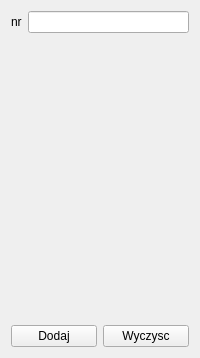
      <widget class="QWidget" name="tab_10">
       <attribute name="title">
        <string>Faktura</string>
       </attribute>
       <layout class="QVBoxLayout" name="verticalLayout_28">
        <item>
         <layout class="QHBoxLayout" name="horizontalLayout_35">
          <item>
           <layout class="QVBoxLayout" name="verticalLayout_51">
            <item>
             <widget class="QLabel" name="label_100">
              <property name="text">
               <string>nr</string>
              </property>
             </widget>
            </item>
           </layout>
          </item>
          <item>
           <layout class="QVBoxLayout" name="verticalLayout_52">
            <item>
             <widget class="QLineEdit" name="lineEdit_113"/>
            </item>
           </layout>
          </item>
         </layout>
        </item>
        <item>
         <spacer name="verticalSpacer_17">
          <property name="orientation">
           <enum>Qt::Vertical</enum>
          </property>
          <property name="sizeHint" stdset="0">
           <size>
            <width>20</width>
            <height>286</height>
           </size>
          </property>
         </spacer>
        </item>
        <item>
         <layout class="QHBoxLayout" name="horizontalLayout_34">
          <item>
           <widget class="QPushButton" name="pushButton_35">
            <property name="text">
             <string>Dodaj</string>
            </property>
           </widget>
          </item>
          <item>
           <widget class="QPushButton" name="pushButton_36">
            <property name="text">
             <string>Wyczysc</string>
            </property>
           </widget>
          </item>
         </layout>
        </item>
       </layout>
      </widget>
